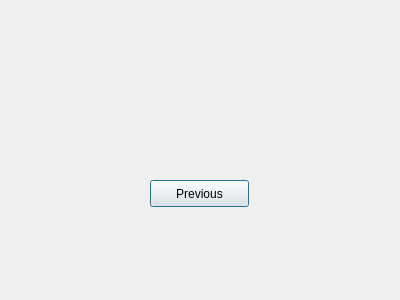
<?xml version="1.0" encoding="UTF-8"?>
<ui version="4.0">
 <class>Dialog3</class>
 <widget class="QDialog" name="Dialog3">
  <property name="geometry">
   <rect>
    <x>0</x>
    <y>0</y>
    <width>400</width>
    <height>300</height>
   </rect>
  </property>
  <property name="windowTitle">
   <string>Dialog</string>
  </property>
  <widget class="QPushButton" name="previousPushButton">
   <property name="geometry">
    <rect>
     <x>150</x>
     <y>180</y>
     <width>99</width>
     <height>27</height>
    </rect>
   </property>
   <property name="text">
    <string>Previous</string>
   </property>
  </widget>
 </widget>
 <resources/>
 <connections/>
</ui>
